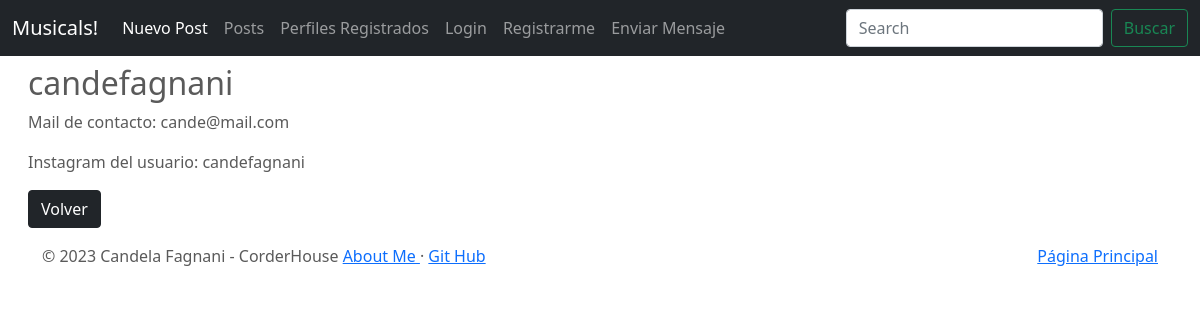
/profile/1/detail, run on an earlier commit of the app's database.
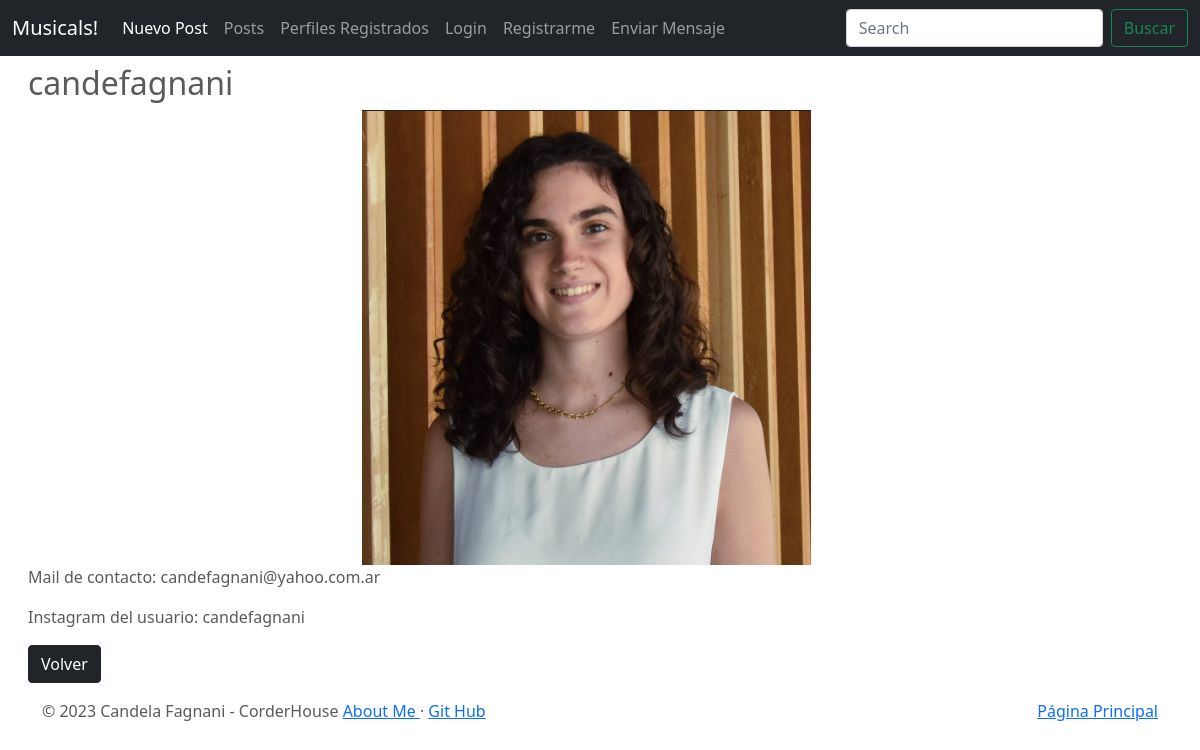
And on a later commit of the database.
### Musicales/models.py (models this page shows, shortened)
class Profile(models.Model):
    user = models.OneToOneField(to = User, on_delete = models.CASCADE, related_name = "profile")
    instagram = models.CharField(max_length = 100)
    email = models.EmailField()
    imagen = models.ImageField(default = 'default.png', upload_to = 'profiles')

### Musicales/views.py (the view)
# urls.py: path('profile/<pk>/detail',ProfileDetail.as_view(), name = "profile-detail"),
class ProfileDetail(DetailView):
    model = Profile

### Musicales/templates/Musicales/profile_detail.html
{% extends "Musicales/base.html" %}
{% block main %}
<div class="container mt-3 mb-3 mx-3">
   <h2>{{ object.user }}</h2>
    {% if object.imagen %}
      <center><img src="{{ object.imagen.url }}" alt="{{ object.imagen }}"></center>
    {% endif %}
    <p>Mail de contacto: {{ object.email }}</p>
    <p>Instagram del usuario: {{object.instagram}}</p>
    <a href="{% url 'profile-list' %}" class="btn btn-dark mr-2">Volver</a>
  </div>
{% endblock %}

What changed in the data, as far as the page shows it:
changed Profile "candefagnani": imagen empty → "profiles/Candela.png" (drawn); imagen: picture added; email "cande@mail.com" → "candefagnani@yahoo.com.ar"
